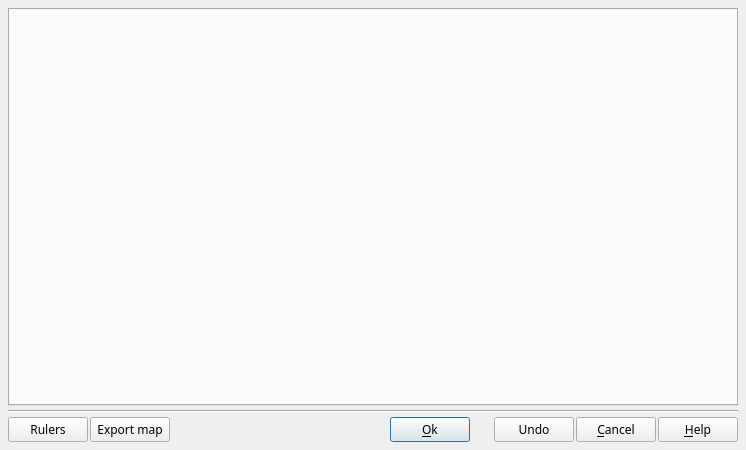
<?xml version="1.0" encoding="UTF-8"?>
<ui version="4.0">
 <class>DlgImageCorrection</class>
 <widget class="QDialog" name="DlgImageCorrection">
  <property name="geometry">
   <rect>
    <x>0</x>
    <y>0</y>
    <width>746</width>
    <height>450</height>
   </rect>
  </property>
  <property name="minimumSize">
   <size>
    <width>740</width>
    <height>450</height>
   </size>
  </property>
  <property name="font">
   <font>
    <family>Sans Serif</family>
    <pointsize>9</pointsize>
   </font>
  </property>
  <property name="windowTitle">
   <string>Image framing and correction</string>
  </property>
  <layout class="QVBoxLayout" name="verticalLayout">
   <property name="spacing">
    <number>4</number>
   </property>
   <property name="leftMargin">
    <number>8</number>
   </property>
   <property name="topMargin">
    <number>8</number>
   </property>
   <property name="rightMargin">
    <number>8</number>
   </property>
   <property name="bottomMargin">
    <number>8</number>
   </property>
   <item>
    <layout class="QHBoxLayout" name="horizontalLayout_8">
     <property name="spacing">
      <number>0</number>
     </property>
     <property name="leftMargin">
      <number>0</number>
     </property>
     <property name="topMargin">
      <number>0</number>
     </property>
     <property name="rightMargin">
      <number>0</number>
     </property>
     <property name="bottomMargin">
      <number>0</number>
     </property>
     <item>
      <widget class="QTabWidget" name="TabWidget">
       <property name="currentIndex">
        <number>-1</number>
       </property>
      </widget>
     </item>
    </layout>
   </item>
   <item>
    <widget class="Line" name="line">
     <property name="orientation">
      <enum>Qt::Horizontal</enum>
     </property>
    </widget>
   </item>
   <item>
    <layout class="QHBoxLayout" name="horizontalLayout_2">
     <property name="spacing">
      <number>2</number>
     </property>
     <item>
      <widget class="QPushButton" name="RulersBT">
       <property name="toolTip">
        <string>Allows you to enable or disable the magnetic rulers.
When rulers are enabled, the mouse will automatically snap to the edges of the photo, facilitating the framing.</string>
       </property>
       <property name="text">
        <string>Rulers</string>
       </property>
       <property name="icon">
        <iconset resource="../RSCffDiaporama.qrc">
         <normaloff>:/img/ruler_ok.png</normaloff>:/img/ruler_ok.png</iconset>
       </property>
      </widget>
     </item>
     <item>
      <widget class="QPushButton" name="ExportMapBT">
       <property name="toolTip">
        <string>Export current map to a file</string>
       </property>
       <property name="text">
        <string>Export map</string>
       </property>
       <property name="icon">
        <iconset resource="../RSCffDiaporama.qrc">
         <normaloff>:/img/filesave.png</normaloff>:/img/filesave.png</iconset>
       </property>
      </widget>
     </item>
     <item>
      <widget class="QLabel" name="StatusBar">
       <property name="sizePolicy">
        <sizepolicy hsizetype="Expanding" vsizetype="Preferred">
         <horstretch>0</horstretch>
         <verstretch>0</verstretch>
        </sizepolicy>
       </property>
       <property name="text">
        <string notr="true"/>
       </property>
      </widget>
     </item>
     <item>
      <widget class="QPushButton" name="OKBT">
       <property name="toolTip">
        <string>Accept modification and exit dialog box</string>
       </property>
       <property name="text">
        <string>&amp;Ok</string>
       </property>
       <property name="icon">
        <iconset resource="../RSCffDiaporama.qrc">
         <normaloff>:/img/action_ok.png</normaloff>:/img/action_ok.png</iconset>
       </property>
       <property name="default">
        <bool>true</bool>
       </property>
      </widget>
     </item>
     <item>
      <widget class="QLabel" name="label_9">
       <property name="sizePolicy">
        <sizepolicy hsizetype="Fixed" vsizetype="Preferred">
         <horstretch>0</horstretch>
         <verstretch>0</verstretch>
        </sizepolicy>
       </property>
       <property name="minimumSize">
        <size>
         <width>20</width>
         <height>0</height>
        </size>
       </property>
       <property name="maximumSize">
        <size>
         <width>20</width>
         <height>16777215</height>
        </size>
       </property>
       <property name="text">
        <string notr="true"/>
       </property>
      </widget>
     </item>
     <item>
      <widget class="QPushButton" name="UndoBT">
       <property name="toolTip">
        <string>Undo last action (CTRL+Z)</string>
       </property>
       <property name="text">
        <string>Undo</string>
       </property>
       <property name="icon">
        <iconset resource="../RSCffDiaporama.qrc">
         <normaloff>:/img/undo24.png</normaloff>:/img/undo24.png</iconset>
       </property>
       <property name="shortcut">
        <string>Ctrl+Z</string>
       </property>
      </widget>
     </item>
     <item>
      <widget class="QPushButton" name="CancelBt">
       <property name="toolTip">
        <string>Cancel modification and exit dialog box</string>
       </property>
       <property name="text">
        <string>&amp;Cancel</string>
       </property>
       <property name="icon">
        <iconset resource="../RSCffDiaporama.qrc">
         <normaloff>:/img/action_cancel.png</normaloff>:/img/action_cancel.png</iconset>
       </property>
      </widget>
     </item>
     <item>
      <widget class="QPushButton" name="HelpBt">
       <property name="toolTip">
        <string>Show help about this dialogue box</string>
       </property>
       <property name="text">
        <string>&amp;Help</string>
       </property>
       <property name="icon">
        <iconset resource="../RSCffDiaporama.qrc">
         <normaloff>:/img/help.png</normaloff>:/img/help.png</iconset>
       </property>
      </widget>
     </item>
    </layout>
   </item>
  </layout>
 </widget>
 <tabstops>
  <tabstop>OKBT</tabstop>
  <tabstop>CancelBt</tabstop>
 </tabstops>
 <resources>
  <include location="../RSCffDiaporama.qrc"/>
 </resources>
 <connections/>
</ui>
